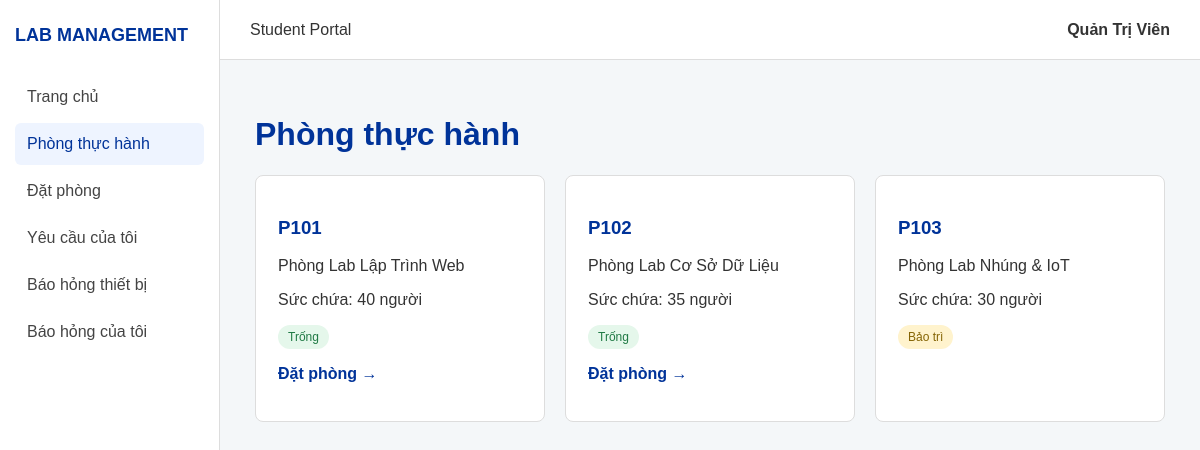
/pages/student/TV2-quanlyphongthuchanh.php?page=rooms (signed in), run on the app's committed database.
### tables this page shows
CREATE TABLE `users` (
  `id` int(11) NOT NULL AUTO_INCREMENT PRIMARY KEY,
  `username` varchar(50) NOT NULL UNIQUE,
  `password` varchar(255) NOT NULL,
  `full_name` varchar(100) NOT NULL,
  `role` enum('student','staff','admin') NOT NULL DEFAULT 'student',
  `status` enum('pending','active','rejected') NOT NULL DEFAULT 'active',
  `created_at` timestamp NOT NULL DEFAULT current_timestamp()
);

CREATE TABLE `rooms` (
  `id` int(11) NOT NULL AUTO_INCREMENT PRIMARY KEY,
  `room_code` varchar(50) NOT NULL UNIQUE,
  `room_name` varchar(100) NOT NULL,
  `capacity` int(11) NOT NULL,
  `status` enum('available','booked','maintenance') NOT NULL DEFAULT 'available'
);

### pages/student/TV2-quanlyphongthuchanh.php (the view, shortened to what this page needs)
<?php
$host = "127.0.0.1";
$dbname = "quan_ly_phong_thuc_hanh";
$username = "root";
$password = "";
try {
    $pdo = new PDO(
        "mysql:host=$host;dbname=$dbname;charset=utf8mb4",
        $username,
        $password
    );
    $pdo->setAttribute(PDO::ATTR_ERRMODE, PDO::ERRMODE_EXCEPTION);
    $pdo->setAttribute(PDO::ATTR_DEFAULT_FETCH_MODE, PDO::FETCH_ASSOC);
} catch (PDOException $e) {
    die("Không thể kết nối database: " . $e->getMessage());
}
function e($value) {
    return htmlspecialchars($value ?? "", ENT_QUOTES, "UTF-8");
}
$user_id = $_SESSION["user_id"] ?? 3;
$page = $_GET["page"] ?? "home";
$stmt = $pdo->prepare("SELECT * FROM users WHERE id = ?");
$stmt->execute([$user_id]);
$user = $stmt->fetch();
$stmt = $pdo->query("
    SELECT id, room_code, room_name, capacity, status
    FROM rooms
    ORDER BY room_code
");
$rooms = $stmt->fetchAll();
?>
<!DOCTYPE html>
<html lang="vi">
<head>
</head>
<body>
<aside class="sidebar">
<div class="logo">
LAB MANAGEMENT
</div>
<nav class="menu">
<a href="?page=home"
class="<?= $page == "home" ? "active" : "" ?>">
Trang chủ
</a>
<a href="?page=rooms"
class="<?= $page == "rooms" ? "active" : "" ?>">
Phòng thực hành
</a>
<a href="?page=booking"
class="<?= $page == "booking" ? "active" : "" ?>">
Đặt phòng
</a>
<a href="?page=mybookings"
class="<?= $page == "mybookings" ? "active" : "" ?>">
Yêu cầu của tôi
</a>
<a href="?page=report"
class="<?= $page == "report" ? "active" : "" ?>">
Báo hỏng thiết bị
</a>
<a href="?page=myreports"
class="<?= $page == "myreports" ? "active" : "" ?>">
Báo hỏng của tôi
</a>
</nav>
</aside>
<main class="main">
<header class="header">
<span>Student Portal</span>
<strong>
<?= e($user["full_name"]) ?>
</strong>
</header>
<div class="content">
<?php if ($page == "home"): ?>
<h1>Trang chủ</h1>
<p>
Xin chào <strong><?= e($user["full_name"]) ?></strong>.
</p>
<p>
Chào mừng bạn đến với hệ thống quản lý phòng thực hành.
</p>
<div class="cards">
<div class="card">
<h3>Phòng thực hành</h3>
<p>Xem danh sách phòng và trạng thái phòng.</p>
<a href="?page=rooms">
Xem phòng →
</a>
</div>
<div class="card">
<h3>Đặt phòng</h3>
<p>Gửi yêu cầu sử dụng phòng thực hành.</p>
<a href="?page=booking">
Đặt phòng →
</a>
</div>
<div class="card">
<h3>Báo hỏng</h3>
<p>Báo cáo thiết bị gặp sự cố.</p>
<a href="?page=report">
Báo hỏng →
</a>
</div>
</div>
<?php elseif ($page == "rooms"): ?>
<h1>Phòng thực hành</h1>
<div class="rooms">
<?php foreach ($rooms as $room): ?>
<?php
if ($room["status"] == "available") {
    $class = "available";
    $status = "Trống";
} elseif ($room["status"] == "booked") {
    $class = "busy";
    $status = "Đang sử dụng";
} else {
    $class = "maintenance";
    $status = "Bảo trì";
}
?>
<div class="card">
<h3><?= e($room["room_code"]) ?></h3>
<p><?= e($room["room_name"]) ?></p>
<p>
Sức chứa: <?= e($room["capacity"]) ?> người
</p>
<span class="status <?= $class ?>">
<?= $status ?>
</span>
<?php if ($room["status"] == "available"): ?>
<p>
<a href="?page=booking">
Đặt phòng →
</a>
</p>
<?php endif; ?>
</div>
<?php endforeach; ?>
</div>
<?php endif; ?>
</div>
</main>
</body>
</html>

### pages/student/TV2-quanlyphongthuchanh.php (style rules this page uses)
* { box-sizing: border-box; }
body { margin: 0; font-family: Arial, sans-serif; background: #f4f7f9; color: #333; }
.sidebar { position: fixed; width: 220px; height: 100vh; background: white; border-right: 1px solid #ddd; padding: 25px 15px; }
.logo { color: #003399; font-weight: bold; font-size: 18px; margin-bottom: 30px; }
.menu a { display: block; padding: 12px; margin-bottom: 5px; text-decoration: none; color: #444; border-radius: 6px; }
.menu a:hover, .menu a.active { background: #eef4ff; color: #003399; }
.main { margin-left: 220px; }
.header { height: 60px; background: white; border-bottom: 1px solid #ddd; padding: 0 30px; display: flex; align-items: center; justify-content: space-between; }
.content { padding: 35px; }
h1, h2, h3 { color: #003399; }
.card { background: white; border: 1px solid #ddd; border-radius: 8px; padding: 22px; }
.card a { color: #003399; text-decoration: none; font-weight: bold; }
.rooms { display: grid; grid-template-columns: repeat(3, 1fr); gap: 20px; }
.status { display: inline-block; padding: 5px 10px; border-radius: 15px; font-size: 12px; }
.available { background: #e5f7eb; color: #207a45; }
.maintenance { background: #fff3cd; color: #856404; }

### data on the page
users: full_name "Quản Trị Viên"
rooms: room_code "P101", room_name "Phòng Lab Lập Trình Web", capacity "40", status "Trống", shows "Đặt phòng →"
rooms: room_code "P102", room_name "Phòng Lab Cơ Sở Dữ Liệu", capacity "35", status "Trống", shows "Đặt phòng →"
rooms: room_code "P103", room_name "Phòng Lab Nhúng & IoT", capacity "30", status "Bảo trì"
